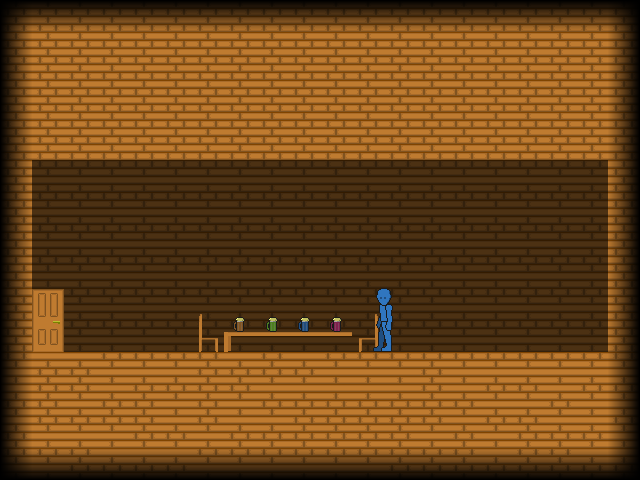

A level layout from a 2D game, rendered from its tile map. Below: a short description, then the map file with tile-grid data replaced by summaries:
An orthogonal 20x15 tile map with 32x32 px tiles, 9 tile layers (Tile Layer 1, bg, darkness, door, ...), 1 hidden layer not drawn, 5 tilesets and 1 object.

<map version="1.0" orientation="orthogonal" renderorder="right-down" width="20" height="15" tilewidth="32" tileheight="32" nextobjectid="6">
 <tileset firstgid="1" name="Fullset 01" tilewidth="32" tileheight="32" tilecount="256" columns="16">
  <image source="../img/Fullset 01.png" width="512" height="512" />
 </tileset>
 <tileset firstgid="257" name="triggers" tilewidth="32" tileheight="32" tilecount="3" columns="3">
  <image source="../img/tst/triggers.png" width="96" height="32" />
  <tile id="0">
   <properties>
    <property name="collidable" value="true" />
    <property name="solid" value="true" />
   </properties>
  </tile>
  <tile id="2">
   <properties>
    <property name="collidable" value="true" />
    <property name="ladder" value="true" />
   </properties>
  </tile>
 </tileset>
 <tileset firstgid="260" name="items" tilewidth="32" tileheight="32" tilecount="90" columns="9">
  <image source="../img/items.png" width="288" height="320" />
 </tileset>
 <tileset firstgid="350" name="Spritesheet Placeholder" tilewidth="32" tileheight="32" margin="32" tilecount="945" columns="63">
  <image source="../img/spr/Spritesheet Placeholder1.png" width="2048" height="512" />
 </tileset>
 <tileset firstgid="1295" name="fade" tilewidth="32" tileheight="32" tilecount="4" columns="4">
  <image source="../img/tst/fade.png" width="128" height="32" />
 </tileset>
 <layer name="Tile Layer 1" width="20" height="15">
  <data>[300 cells, 192 non-empty, 4 distinct tile ids]</data>
 </layer>
 <layer name="bg" width="20" height="15">
  <data>[300 cells, 107 non-empty, 1 distinct tile ids]</data>
 </layer>
 <layer name="darkness" width="20" height="15">
  <data>[300 cells, 108 non-empty, 1 distinct tile ids]</data>
 </layer>
 <layer name="door" width="20" height="15">
  <data>[300 cells, 2 non-empty, 2 distinct tile ids]</data>
 </layer>
 <layer name="fg" width="20" height="15">
  <data>[300 cells, 8 non-empty, 6 distinct tile ids]</data>
 </layer>
 <layer name="drinks" width="20" height="15" offsetx="0" offsety="12">
  <data>[300 cells, 4 non-empty, 4 distinct tile ids]</data>
 </layer>
 <objectgroup name="object" visible="0">
  <object id="5" x="352" y="288" width="64" height="64">
   <properties>
    <property name="event" value="" />
    <property name="file" value="potionselect.lua" />
    <property name="runOnLoad" value="" />
    <property name="runOnce" value="" />
   </properties>
  </object>
 </objectgroup>
 <layer name="entities" width="20" height="15">
  <data>[300 cells, 4 non-empty, 4 distinct tile ids]</data>
 </layer>
 <layer name="fadelr" width="20" height="15">
  <data>[300 cells, 30 non-empty, 2 distinct tile ids]</data>
 </layer>
 <layer name="fadeud" width="20" height="15">
  <data>[300 cells, 40 non-empty, 2 distinct tile ids]</data>
 </layer>
 <layer name="special" width="20" height="15" visible="0" opacity="0.5">
  <data>[300 cells, 52 non-empty, 1 distinct tile ids]</data>
 </layer>
</map>
